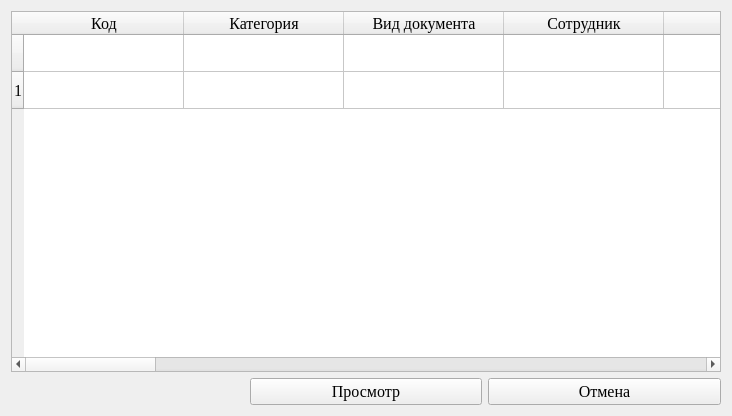
<?xml version="1.0" encoding="UTF-8"?>
<ui version="4.0">
 <class>DocsAccDialog</class>
 <widget class="QWidget" name="DocsAccDialog">
  <property name="geometry">
   <rect>
    <x>0</x>
    <y>0</y>
    <width>732</width>
    <height>416</height>
   </rect>
  </property>
  <property name="font">
   <font>
    <family>Times New Roman</family>
    <pointsize>12</pointsize>
   </font>
  </property>
  <property name="windowTitle">
   <string>Учёт документов</string>
  </property>
  <property name="windowIcon">
   <iconset resource="../../../res.qrc">
    <normaloff>:/icons/icon.png</normaloff>:/icons/icon.png</iconset>
  </property>
  <layout class="QGridLayout" name="gridLayout">
   <item row="0" column="0" colspan="3">
    <widget class="QTableWidget" name="tableWidget">
     <property name="selectionMode">
      <enum>QAbstractItemView::SingleSelection</enum>
     </property>
     <property name="selectionBehavior">
      <enum>QAbstractItemView::SelectRows</enum>
     </property>
     <attribute name="horizontalHeaderMinimumSectionSize">
      <number>62</number>
     </attribute>
     <attribute name="horizontalHeaderDefaultSectionSize">
      <number>160</number>
     </attribute>
     <attribute name="horizontalHeaderShowSortIndicator" stdset="0">
      <bool>false</bool>
     </attribute>
     <attribute name="horizontalHeaderStretchLastSection">
      <bool>false</bool>
     </attribute>
     <attribute name="verticalHeaderMinimumSectionSize">
      <number>32</number>
     </attribute>
     <attribute name="verticalHeaderDefaultSectionSize">
      <number>37</number>
     </attribute>
     <attribute name="verticalHeaderStretchLastSection">
      <bool>false</bool>
     </attribute>
     <row>
      <property name="text">
       <string/>
      </property>
      <property name="font">
       <font>
        <family>Times New Roman</family>
        <pointsize>12</pointsize>
       </font>
      </property>
     </row>
     <row>
      <property name="text">
       <string>1</string>
      </property>
     </row>
     <column>
      <property name="text">
       <string>Код</string>
      </property>
      <property name="font">
       <font>
        <family>Times New Roman</family>
        <pointsize>12</pointsize>
       </font>
      </property>
     </column>
     <column>
      <property name="text">
       <string>Категория</string>
      </property>
      <property name="font">
       <font>
        <family>Times New Roman</family>
        <pointsize>12</pointsize>
       </font>
      </property>
     </column>
     <column>
      <property name="text">
       <string>Вид документа</string>
      </property>
      <property name="font">
       <font>
        <family>Times New Roman</family>
        <pointsize>12</pointsize>
       </font>
      </property>
     </column>
     <column>
      <property name="text">
       <string>Сотрудник</string>
      </property>
      <property name="font">
       <font>
        <family>Times New Roman</family>
        <pointsize>12</pointsize>
       </font>
      </property>
     </column>
     <column>
      <property name="text">
       <string>Статус</string>
      </property>
      <property name="font">
       <font>
        <family>Times New Roman</family>
        <pointsize>12</pointsize>
       </font>
      </property>
     </column>
     <column>
      <property name="text">
       <string>Разработчик</string>
      </property>
      <property name="font">
       <font>
        <family>Times New Roman</family>
        <pointsize>12</pointsize>
       </font>
      </property>
     </column>
     <column>
      <property name="text">
       <string>Источник</string>
      </property>
      <property name="font">
       <font>
        <family>Times New Roman</family>
        <pointsize>12</pointsize>
       </font>
      </property>
     </column>
     <column>
      <property name="text">
       <string>Наименование</string>
      </property>
      <property name="font">
       <font>
        <family>Times New Roman</family>
        <pointsize>12</pointsize>
       </font>
      </property>
     </column>
     <column>
      <property name="text">
       <string>Дата загрузки</string>
      </property>
      <property name="font">
       <font>
        <family>Times New Roman</family>
        <pointsize>12</pointsize>
       </font>
      </property>
     </column>
     <column>
      <property name="text">
       <string>Дата изменения</string>
      </property>
      <property name="font">
       <font>
        <family>Times New Roman</family>
        <pointsize>12</pointsize>
       </font>
      </property>
     </column>
     <column>
      <property name="text">
       <string>Штрихкод</string>
      </property>
      <property name="font">
       <font>
        <family>Times New Roman</family>
        <pointsize>12</pointsize>
       </font>
      </property>
     </column>
     <column>
      <property name="text">
       <string>Ключевые слова</string>
      </property>
      <property name="font">
       <font>
        <family>Times New Roman</family>
        <pointsize>12</pointsize>
       </font>
      </property>
     </column>
     <column>
      <property name="text">
       <string>Номер секции</string>
      </property>
      <property name="font">
       <font>
        <family>Times New Roman</family>
        <pointsize>12</pointsize>
       </font>
      </property>
     </column>
     <column>
      <property name="text">
       <string>Страницы</string>
      </property>
      <property name="font">
       <font>
        <family>Times New Roman</family>
        <pointsize>12</pointsize>
       </font>
      </property>
     </column>
     <column>
      <property name="text">
       <string>Копии</string>
      </property>
      <property name="font">
       <font>
        <family>Times New Roman</family>
        <pointsize>12</pointsize>
       </font>
      </property>
     </column>
     <column>
      <property name="text">
       <string>Шкаф</string>
      </property>
      <property name="font">
       <font>
        <family>Times New Roman</family>
        <pointsize>12</pointsize>
       </font>
      </property>
     </column>
     <column>
      <property name="text">
       <string>Полка</string>
      </property>
      <property name="font">
       <font>
        <family>Times New Roman</family>
        <pointsize>12</pointsize>
       </font>
      </property>
     </column>
     <column>
      <property name="text">
       <string>Описание</string>
      </property>
      <property name="font">
       <font>
        <family>Times New Roman</family>
        <pointsize>12</pointsize>
       </font>
      </property>
     </column>
     <column>
      <property name="text">
       <string>Документ</string>
      </property>
      <property name="font">
       <font>
        <family>Times New Roman</family>
        <pointsize>12</pointsize>
       </font>
      </property>
     </column>
     <column>
      <property name="text">
       <string>Расширение</string>
      </property>
      <property name="font">
       <font>
        <family>Times New Roman</family>
        <pointsize>12</pointsize>
       </font>
      </property>
     </column>
     <column>
      <property name="text">
       <string>Размер MB</string>
      </property>
      <property name="font">
       <font>
        <family>Times New Roman</family>
        <pointsize>12</pointsize>
       </font>
      </property>
     </column>
     <item row="0" column="0">
      <property name="text">
       <string/>
      </property>
      <property name="font">
       <font>
        <family>Times New Roman</family>
        <pointsize>12</pointsize>
       </font>
      </property>
     </item>
    </widget>
   </item>
   <item row="1" column="0">
    <widget class="QLabel" name="label">
     <property name="text">
      <string/>
     </property>
    </widget>
   </item>
   <item row="1" column="2">
    <widget class="QPushButton" name="cancelButton">
     <property name="maximumSize">
      <size>
       <width>16777215</width>
       <height>16777215</height>
      </size>
     </property>
     <property name="text">
      <string>Отмена</string>
     </property>
    </widget>
   </item>
   <item row="1" column="1">
    <widget class="QPushButton" name="readButton">
     <property name="text">
      <string>Просмотр</string>
     </property>
    </widget>
   </item>
  </layout>
 </widget>
 <resources>
  <include location="../../../res.qrc"/>
 </resources>
 <connections/>
</ui>
